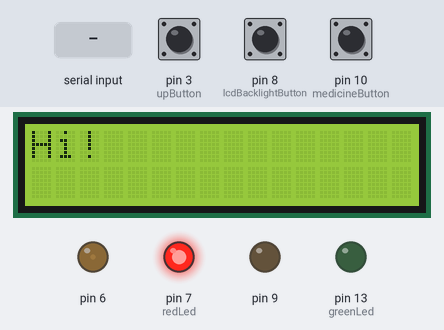
A sketch run on a simulated Arduino Uno, built with avr-gcc and run on an emulated ATmega328P. Shown: 16×2 character LCD, output pins drawn as LEDs (lit = HIGH). The test bench sets the inputs (shaded band); at power-on: pin 10 (medicineButton) HIGH, pin 8 (lcdBacklightButton) HIGH, pin 3 (upButton) HIGH. The local clock reads 2024-03-15 10:24:30 at power-on unless the sketch sets it; what the sketch prints to the serial monitor is not drawn.

Above: at 1.2 s.
1.3 s: pin 10 (medicineButton) pulled LOW for 0.15 s
At 2.0 s:
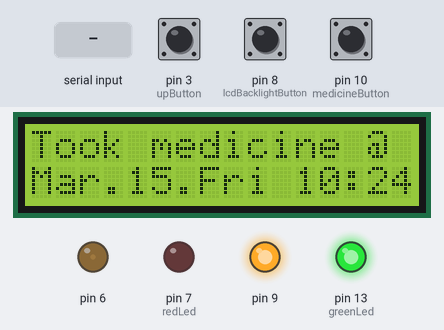
4.4 s: "A" received over Serial
At 7.36 s:
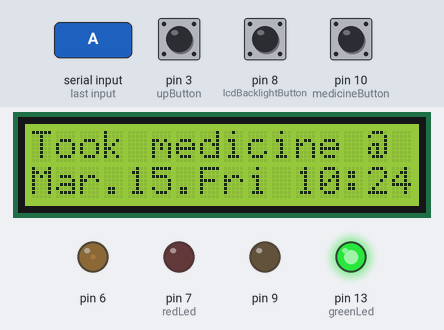
7.4 s: pin 8 (lcdBacklightButton) pulled LOW for 0.15 s
At 8.8 s:
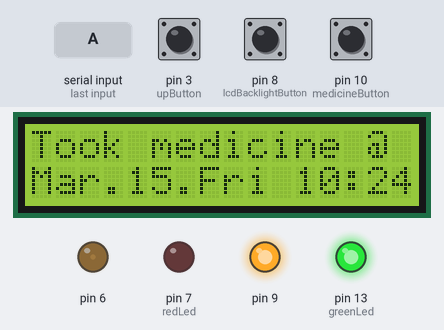
10.5 s: pin 8 (lcdBacklightButton) pulled LOW for 1 s
13.0 s: pin 8 (lcdBacklightButton) pulled LOW for 3.2 s
At 13.7 s:
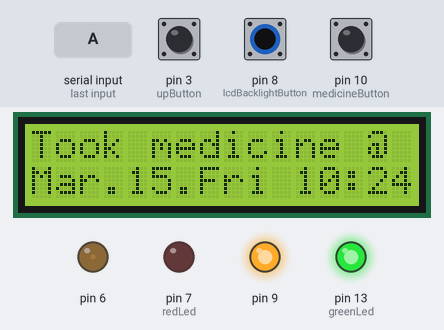
17.7 s: pin 8 (lcdBacklightButton) driven LOW and pin 10 (medicineButton) driven LOW
At 18.9 s:
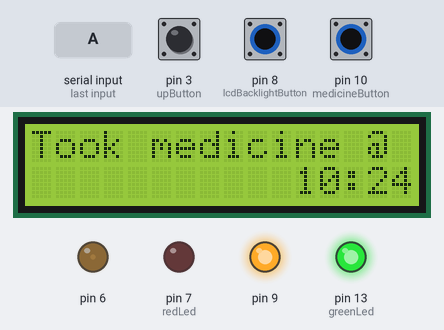
Timing chart, 0 to 20.2 s (numbered marks = the images above; inputs shaded):
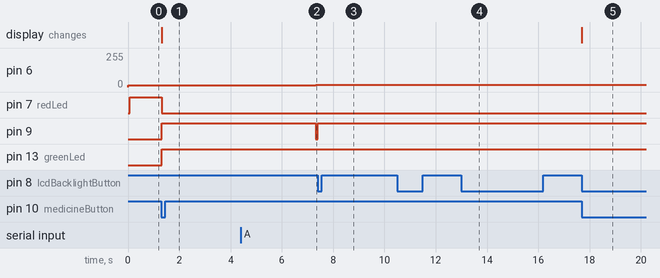

Measured:
- after the input at 1.3 s, pin 7 (redLed): HIGH → LOW at once; pin 9, pin 13 (greenLed): LOW → HIGH at once; the display: changes at once (image 1)
- after the input at 4.4 s, pin 6: 15/255 → 16/255 after 2.9 s
- after the input at 7.4 s, pin 9: LOW → HIGH at once
- after the input at 10.5 s, every drawn part: stays the same
- after the input at 13.0 s, pin 9: stays HIGH (without the input it goes to LOW after 4.3 s)
- after the input at 17.7 s, the display: changes at once (image 5)

The sketch:

Medicine_alarm_ver3.ino
```cpp
/*
Library Originally added by David A Mellis
Library Modified by Limor Fried
Example added by Tom Igoe
Modified by Tom Igoe
This example is in the public domain. http://www.arduino.cc.en/Tutorial/LiquidCrystal
Contrast modification by Ahmed Murtaza Qureshi (www.engineeringlearning.blogspot.com)
*/

/*
Medicine Alarm vers.1
Created by Seyoung Park
Purpose: To remind that the user takes his medicine correctly.

--Explanation by example--
You take medicine once a day.
A day starts at 00:00 and it ends at 23:59.
Let's say you take medicine at 22:00.
Until 21:59 Red LED is on, meaning you haven't taken medicine yet.

At 22:00 you take your medicine and push a button meaning that you took.
Red LED goes off and Green LED goes on.
LCD screen brightens and says
"Took medicine
Nov 19.Wed hh:mm"
After 5 sec, LCD dims.

At 24:00 new day starts and Red LED goes on.
*/
#include <LiquidCrystal.h>
#include <Wire.h>
#include "DS3231.h"

RTClib RTC;
DS3231 Clock;
// Button pins
#define upButton 3
#define downButton 3
#define lcdBacklightButton 8
#define medicineButton 10
// LED pins
#define redLed 7
#define greenLed 13

// Constants
bool tookMedicine = false;
char ch;
int Contrast=15;

int lcdBacklightButtonState = 0;
int medicineButtonState = 0;

int pressedTime = 0;
int lcdBacklightOnTime = 0;

// initialize the library with the numbers of the interface pins
LiquidCrystal lcd(12, 11, 5, 4, A3, A2);


void setup() {
  Wire.begin();
  Serial.begin(9600);

  pinMode(greenLed,OUTPUT);  // For debugging. onBoardLedDebug()
  pinMode(redLed,OUTPUT);
  // Buttons
  pinMode(lcdBacklightButton, INPUT_PULLUP);
  pinMode(medicineButton, INPUT_PULLUP);
  pinMode(upButton, INPUT_PULLUP);
  pinMode(downButton, INPUT_PULLUP);

  analogWrite(6,Contrast);
  // set up the LCD's number of columns and rows:
  lcd.begin(16, 2);
  // Print a message to the LCD.
  lcd.print("Hi!");

  //digitalWrite(greenLed, HIGH);
  digitalWrite(redLed, HIGH);
}

char *numberToMonth(int m){
	switch (m % 12) {
	    case 1:
	      return "Jan";
	      break;

	    case 2:
	      return "Feb";
	      break;

	    case 3:
	      return "Mar";
	      break;

	    case 4:
	      return "Apr";
	      break;

	    case 5:
	      return "May";
	      break;

	    case 6:
	      return "Jun";
	      break;

	    case 7:
	      return "Jul";
	      break;

	    case 8:
	      return "Aug";
	      break;

	    case 9:
	      return "Sep";
	      break;

	    case 10:
	      return "Oct";
	      break;

	    case 11:
	      return "Nov";
	      break;

	    case 0:
	      return "Dec";
	      break;

	    default:
	      return "???";
	      break;
	  }
}

char *numberToDay(int d){
  Serial.println(d);
  switch (d % 7) {
    case 1:
      return "Mon";
      break;

    case 2:
      return "Tue";
      break;

    case 3:
      return "Wed";
      break;

    case 4:
      return "Thu";
      break;

    case 5:
      return "Fri";
      break;

    case 6:
      return "Sat";
      break;

    case 0:
      return "Sun";
      break;

    default:
      return "???";
      break;
  }
}

void writeTime(){
  DateTime now = RTC.now();

  char *monthChar = numberToMonth(now.month());
  char *dayChar = numberToDay(now.dayOfWeek());

  // Display time
  lcd.setCursor(0, 1);
  lcd.print(monthChar);
  lcd.print(".");
  lcd.print(now.day(), DEC);
  lcd.print(".");
  lcd.print(dayChar);
  lcd.print(" ");
  int h = now.hour();
  if(h < 10){
    lcd.print(0);
  }
  lcd.print(h, DEC);
  lcd.print(":");
  int m = now.minute();
  if(m < 10){
    lcd.print(0);
  }
  lcd.print(m, DEC);
}
int *getTimeArray(DateTime now){
	static int timeArray[5] = {0};
	timeArray[0] = now.month();
	timeArray[1] = now.day();
	timeArray[2] = now.dayOfWeek();
	timeArray[3] = now.hour();
	timeArray[4] = now.minute();

	return timeArray;
}

void changeYear(){

}

void changeMonth(DateTime now, int m){
	int i = 0;
	lcd.setCursor(0,5);
	lcd.print("month");
	while(digitalRead(lcdBacklightButton) == HIGH){
		if(!digitalRead(upButton)){
			i++;
			Clock.setMonth(m+i);
			delay(300);
		}
		writeTime();
	}
}

void changeTime(){

	Clock.setClockMode(false);	// set to 24h
	DateTime now = RTC.now();
	int *timeArray = getTimeArray(now);
	changeMonth(now, timeArray[0]);
	/*
	int i;
	for(i = 0; i < 5; i++){

		Serial.println("time!");
		Serial.println(timeArray[i]);
	}
	*/

	/*

	Clock.setClockMode(false);	// set to 24h
	//setClockMode(true);	// set to 12h

	Clock.setYear(Year);
	Clock.setMonth(Month);
	Clock.setDate(Date);
	Clock.setDoW(DoW);
	Clock.setHour(Hour);
	Clock.setMinute(Minute);
	Clock.setSecond(Second);

	// Test of alarm functions
	// set A1 to one minute past the time we just set the clock
	// on current day of week.
	Clock.setA1Time(DoW, Hour, Minute+1, Second, 0x0, true,
		false, false);
	// set A2 to two minutes past, on current day of month.
	Clock.setA2Time(Date, Hour, Minute+2, 0x0, false, false,
		false);
	// Turn on both alarms, with external interrupt
	Clock.turnOnAlarm(1);
	Clock.turnOnAlarm(2);


	delay(1000);
	*/
}

void onBoardLedDebug(){
  digitalWrite(13,LOW);
  delay(1000);
  digitalWrite(13,HIGH);
}

bool isNewDay(){
  DateTime now = RTC.now();
  if(now.hour() == 0 && now.minute() == 0){
    Serial.println("Newday!!");
    delay(10);
    return true;
  }else{
    //Serial.println("False!");
    //Serial.println(now.minute());
    delay(10);
    return false;
  }
}

void medicineButtonStateIsHigh(){
	if(tookMedicine == false){
      tookMedicine = true;
      // set the cursor to column 0, line 0
	  // (note: line 1 is the second row, since counting begins with 0):
	  lcd.setCursor(0, 0);
	  lcd.print("Took medicine @");
      writeTime();
      digitalWrite(redLed, LOW);
      digitalWrite(greenLed, HIGH);
    }
    analogWrite(9,28836);  // Brightens LCD
    delay(6000);
    analogWrite(9,0);
}

void loop() {
  // If 00:00, reset. red on and green off
  if(isNewDay()){
    tookMedicine = false;
    digitalWrite(greenLed, LOW);
    digitalWrite(redLed, HIGH);
  }

  medicineButtonState = !digitalRead(medicineButton);
  lcdBacklightButtonState = !digitalRead(lcdBacklightButton);

  if(medicineButtonState == HIGH){
    medicineButtonStateIsHigh();
  }
  if(lcdBacklightOnTime > 0){
  	analogWrite(9,28836);
  	lcdBacklightOnTime--;
  }else{
  	//lcdBacklightOnTime = 0;
  	analogWrite(9,0);
  }
  if(lcdBacklightButtonState == HIGH){
  	lcdBacklightOnTime = 500;
  	pressedTime++;
  	if(pressedTime > 100){
  		while(digitalRead(medicineButton)){
	  		lcd.setCursor(0, 1);
	  		lcd.print("Yeah babe");
	  		changeTime();
  		}
  		lcd.setCursor(0, 1);
		lcd.print("          ");
		delay(100);
		digitalRead(medicineButton);
  	}
    analogWrite(9,28836);  // Brightens LCD
    //delay(6000);
    //analogWrite(9,0);
  }else if(lcdBacklightButtonState == LOW){
  	pressedTime = 0;
  	//analogWrite(9,0);
  }
}

void serialEvent(){
     if (Serial.available())
  {
    ch= Serial.read();
    if(ch=='A' && Contrast<255)
    {
      Contrast=Contrast+1;
    }
    if(ch=='B' && Contrast>0)
    {
      Contrast=Contrast-1;
    }
        if(ch=='N')
    {
      analogWrite(9,28836);
    }
       if(ch=='F')
    {
      analogWrite(9,0);
    }
    analogWrite(6,Contrast);
    Serial.println("Current contrast");
    Serial.println(Contrast);
  }
}
```
